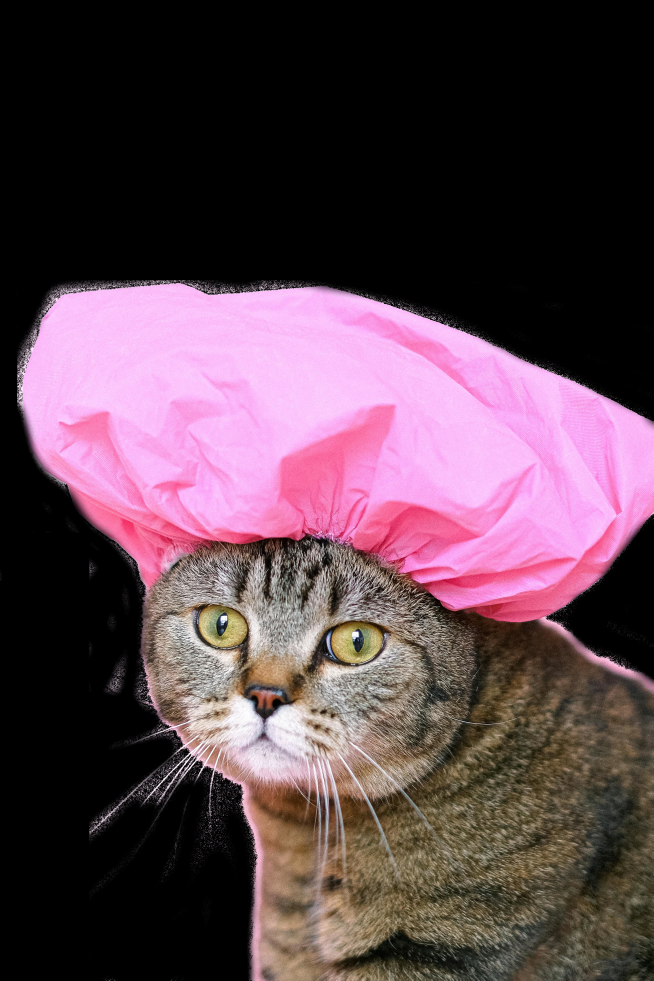
#> input picture editor/data/cat_img.jpg, 3267 x 4901 px (shown at 1/5 size)
$ python texture2billboard.py ../editor/data/cat_img.jpg out.png 100 100
#> lines starting #> are read from the running program, lines starting #| are printed output that depends on the picture
import pywavefront
import argparse
from pathlib import Path
from PIL import Image

parser = argparse.ArgumentParser(
                    prog='texture2billboard',
                    description='convert image file to billboard header.')

parser.add_argument('filename_in')
parser.add_argument('filename_out')
parser.add_argument('width', type=int)
parser.add_argument('height', type=int)
parser.add_argument('--scale', '-s', default=512, type=int)
parser.add_argument('--name', '-n', default=None, type=str)

args = parser.parse_args()

file_out = open(args.filename_out, "xt")

data_name = Path(args.filename_in).stem
if args.name is not None:
	data_name = args.name
data_texture_name = data_name + "_texture"
data_bb_name = data_name + "_billboard"

tex = Image.open(args.filename_in)
#> tex is the input picture: PIL image 3267x4901 RGB; mean R, G, B 91.2, 67.5, 77.8
tex = tex.resize((args.width, args.height))
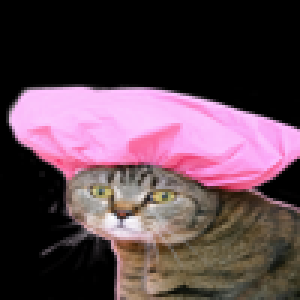
#> tex: PIL image 100x100 RGB (shown 3 times larger); mean R, G, B 91.3, 67.5, 77.9
tex = tex.convert("L")
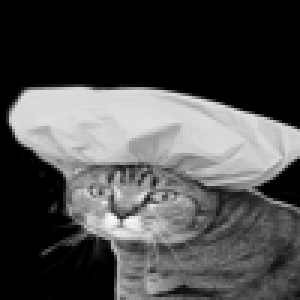
#> tex: PIL image 100x100 L (shown 3 times larger); min 0, max 255, mean 75.8

file_out.write("static const L3_COLORTYPE " +  data_texture_name + "_data[" + str(args.width * args.height) + "] = {\n")
for p in list(tex.getdata()):
	file_out.write(str(p) + ",")
file_out.write("};\n")

file_out.write("static const L3_Texture " + data_texture_name + "= {\n")
file_out.write(".width = " + str(args.width) + ",\n")
file_out.write(".height = " + str(args.height) + ",\n")
file_out.write(".data = " + data_texture_name + "_data,\n")
file_out.write("};\n")

file_out.write("static const L3_Billboard " +  data_bb_name + " = {\n")
file_out.write(".texture = &" + data_texture_name + ",\n")
file_out.write(".scale = " + str(args.scale) + ",\n")
file_out.write(".transparency.transparency = 0xff,\n")
file_out.write(".transparency.transparency_threshold = 0,\n")
file_out.write("};\n")

file_out.write("static const L3_Object " +  data_name + " = {\n")
file_out.write(".transform.scale.x = L3_F,\n")
file_out.write(".transform.scale.y = L3_F,\n")
file_out.write(".transform.scale.z = L3_F,\n")
file_out.write(".transform.scale.w = 0,\n")
file_out.write(".transform.translation.x = 0,\n")
file_out.write(".transform.translation.y = 0,\n")
file_out.write(".transform.translation.z = 0,\n")
file_out.write(".transform.translation.w = L3_F,\n")
file_out.write(".transform.rotation.x = 0,\n")
file_out.write(".transform.rotation.y = 0,\n")
file_out.write(".transform.rotation.z = 0,\n")
file_out.write(".transform.rotation.w = L3_F,\n")
file_out.write(".billboard = &" + data_bb_name + ",\n")
file_out.write(".config.visible = L3_VISIBLE_BILLBOARD,\n")
file_out.write("};\n")
